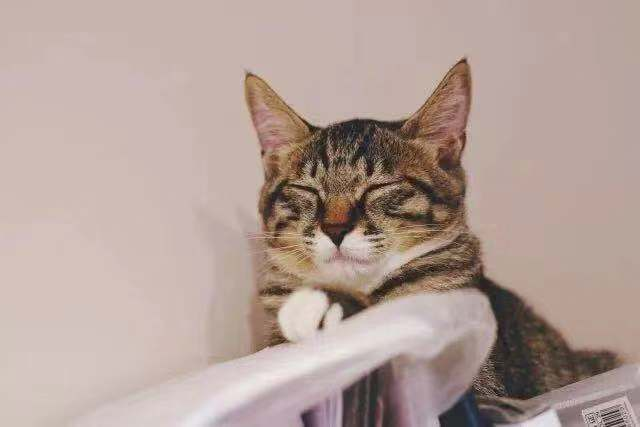
#> input picture sober/cat.jpg, 640 x 427 px, found by its file name
$ python q.py
#> lines starting #> are read from the running program, lines starting #| are printed output that depends on the picture
import cv2
import numpy as np
img = cv2.imread("D://python//opencv2//cat.jpg")
#> img is the input picture: shape (427, 640, 3); mean B, G, R 152.9, 160, 179.6
imgInfo = img.shape
#> imgInfo = (427, 640, 3)
height = imgInfo[0]
#> height = 427
width = imgInfo[1]
#> width = 640
gray = cv2.cvtColor(img,cv2.COLOR_BGR2GRAY)
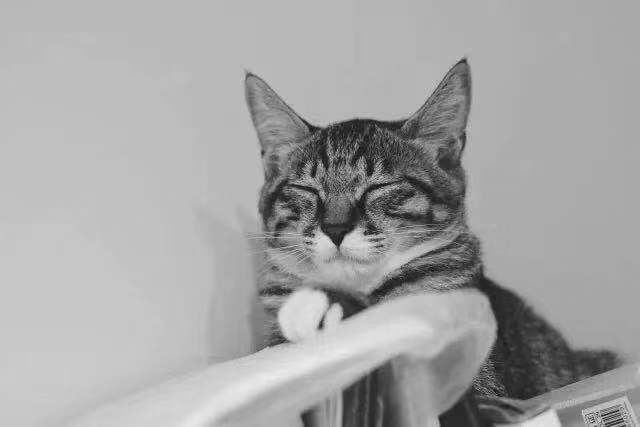
#> gray: shape (427, 640); min 2, max 244, mean 165.1

dst = np.zeros((height,width,1),np.uint8)

for i in range(0,height):
    for j in range(0,width):
        dst[i,j] = 255 - gray[i,j]
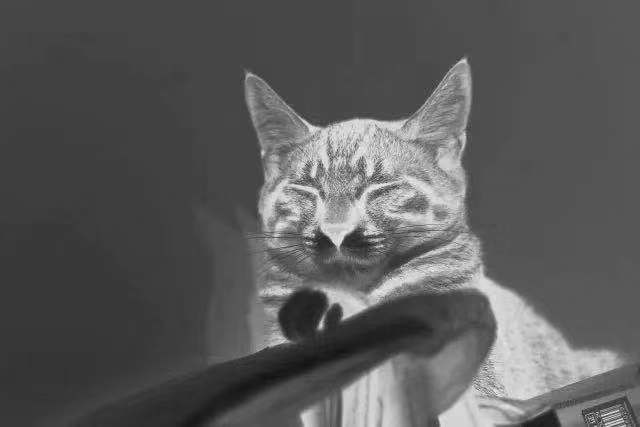
#> dst: shape (427, 640, 1); min 11, max 253, mean 89.9

cv2.imshow('picture',gray)
cv2.imshow('cat',dst)
cv2.waitKey(0)
